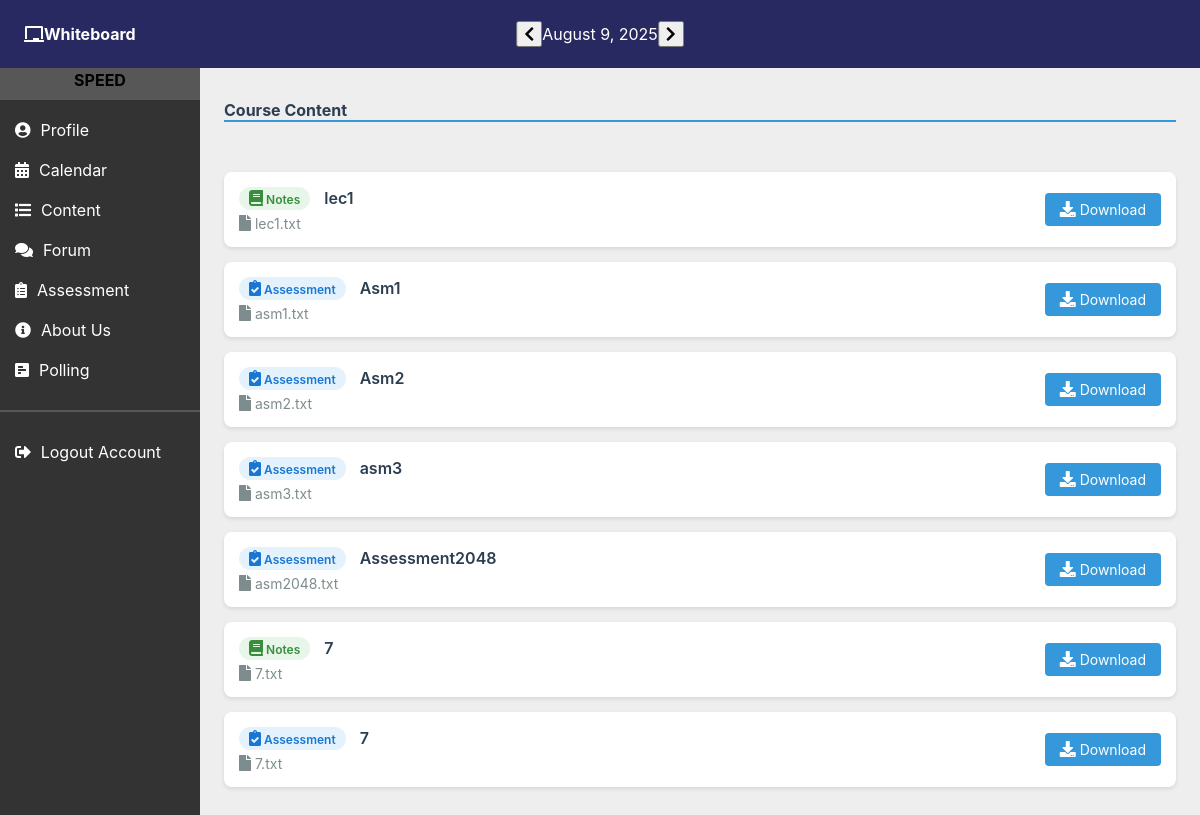
Page /content.php on the committed database.
### tables this page shows
CREATE TABLE `files` (
  `id` int(11) NOT NULL,
  `filename` varchar(255) NOT NULL,
  `filepath` varchar(255) NOT NULL,
  `title` varchar(255) NOT NULL,
  `file_type` varchar(50) NOT NULL,
  `deadline` datetime DEFAULT NULL,
  `created_at` timestamp NOT NULL DEFAULT current_timestamp()
);

### content.php (the view, shortened to what this page needs)
<?php
include 'functions.php';
?>
<!DOCTYPE html>
<html>
<head>
    <link rel="stylesheet" href="main.css">
    <link rel="stylesheet" href="https://cdnjs.cloudflare.com/ajax/libs/font-awesome/5.15.3/css/all.min.css">
</head>
<body>
<?php
include 'top-nav.php';
include 'left-nav.php';
echo template_header();
?>
<div class='main-content'>
    <h1>Course Content</h1>
    <div class="file-section">
        <?php
        $sql = "SELECT id, filename, filepath, title, file_type FROM files";
        $result = $conn->query($sql);
        if ($result && $result->num_rows > 0):
            while ($row = $result->fetch_assoc()):
                $type_class = $row["file_type"] === "assessment" ? "type-assessment" : "type-notes";
                $type_icon = $row["file_type"] === "assessment" ? "fa-clipboard-check" : "fa-book";
        ?>
        <div class="file-card">
            <div class="file-info">
                <div class="file-title">
                    <span class="file-type <?php echo $type_class; ?>">
                        <i class="fas <?php echo $type_icon; ?>"></i>
                        <?php echo ucfirst($row["file_type"]); ?>
                    </span>
                    <?php echo htmlspecialchars($row["title"]); ?>
                </div>
                <div class="file-name">
                    <i class="fas fa-file"></i> <?php echo htmlspecialchars($row["filename"]); ?>
                </div>
            </div>
            <div>
                <a href="<?php echo htmlspecialchars($row["filepath"]); ?>" download class="btn btn-download">
                    <i class="fas fa-download"></i> Download
                </a>
            </div>
        </div>
        <?php endwhile; ?>
        <?php endif; ?>
    </div>
</div>
</body>
</html>

### top-nav.php (shortened to what this page needs)
<div class="header">
  <a href="mainpage.php" class="logo">
    <i class="fas fa-chalkboard"></i>
    <span>Whiteboard</span>
  </a>
  <div class="calendar-container">
    <button class="calendar-nav" onclick="navigateCalendar(-1)"><i class="fas fa-chevron-left"></i></button>
    <span class="calendar-date" id="calendarDate"></span>
    <button class="calendar-nav" onclick="navigateCalendar(1)"><i class="fas fa-chevron-right"></i></button>
  </div>
</div>

### left-nav.php (shortened to what this page needs)
<div class="nav-bar">
  <ul>
    <li><div class="speed-label">SPEED</div></li>
    <li><a href="Profile.php"><i class="fas fa-user-circle"></i>Profile</a></li>
    <li><a href="Calendar.php"><i class="fas fa-calendar-alt"></i>Calendar</a></li>
    <li><a href="content.php"><i class="fas fa-solid fa-list"></i>Content</a></li>
    <li><a href="comment.php"><i class="fas fa-comments"></i>Forum</a></li>
    <li><a href="assessment.php"><i class="fas fa-clipboard-list"></i>Assessment</a></li>
    <li><a href="AboutUs.php"><i class="fas fa-info-circle"></i>About Us</a></li>
    <li><a href="polling.php"><i class="fas fa-poll-h"></i>Polling</a></li>
    <div class="separator"></div>
    <li><a href="logout.php"><i class="fas fa-sign-out-alt"></i>Logout Account</a></li>
  </ul>
</div>

### functions.php (shortened to what this page needs)
<?php
function template_header() {
echo <<<EOT
<!DOCTYPE html>
<html>
	<head>
		<link href="pollstyle.css" rel="stylesheet" type="text/css">
		<link href="main.css" rel="stylesheet" type="text/css">
		<link rel="stylesheet" href="https://use.fontawesome.com/releases/v5.7.1/css/all.css">
	</head>
	<body>
	</body>
EOT;
}
?>

### main.css (style rules this page uses)
* { box-sizing: border-box; }
body { font-family: 'Arial', sans-serif; margin: 0; padding: 0; }
.header { background-color: #292961; color: white; padding: 1em; display: flex; justify-content: space-between; align-items: center; }
.main-content { margin-left: 250px; padding: 1em; }
body, h1, h2, h3, p, ul, li, a, div { margin: 0; padding: 0; }
body { font-family: Arial, sans-serif; background-color: #eee; }
.header { background-color: #292961; color: white; padding: 1rem; position: fixed; width: 100%; top: 0; z-index: 1000; display: flex; justify-content: space-between; align-items: center; }
.header .logo { cursor: pointer; font-weight: bold; text-decoration: none; color: white; display: flex; align-items: center; }
.header { background-color: #292961; color: white; padding: 1.5rem; position: fixed; width: 100%; top: 0; z-index: 1000; display: flex; justify-content: space-between; align-items: center; }
.header .calendar-container { position: absolute; left: 50%; transform: translateX(-50%); display: flex; align-items: center; }
.nav-bar { background-color: #333; position: fixed; top: 0; left: 0; bottom: 0; width: 200px; overflow-y: auto; padding-top: 60px; }
.nav-bar ul { list-style-type: none; padding: 0; }
.nav-bar li a { color: white; text-decoration: none; padding: 10px 15px; display: flex; align-items: center; transition: background-color 0.3s; }
.nav-bar li a i { margin-right: 10px; }
.nav-bar .separator { border-bottom: 2px solid #575757; margin: 20px 0; }
.speed-label, .logout-label { text-align: center; margin-bottom: 10px; font-weight: bold; padding: 10px 15px; background-color: #575757; }
.main-content { margin-left: 200px; padding: 1.5rem; padding-top: 100px; display: flex; flex-direction: column; gap: 20px; }

### pollstyle.css (style rules this page uses)
* { box-sizing: border-box; font-family: -apple-system, BlinkMacSystemFont, "segoe ui", roboto, oxygen, ubuntu, cantarell, "fira sans", "droid sans", "helvetica neue", Arial, sans-serif; font-size: 16px; -webkit-font-smoothing: antialiased; -moz-osx-font-smoothing: grayscale; }
body { background-color: #FFFFFF; margin: 0; }

### content.php (style rules this page uses)
.main-content { margin-left: 215px; padding: 25px; font-family: 'Segoe UI', Tahoma, Geneva, Verdana, sans-serif; }
h1 { color: #2c3e50; border-bottom: 2px solid #3498db; padding-bottom: 10px; margin-bottom: 20px; }
.file-section { margin-top: 30px; }
.file-card { background: white; border-radius: 8px; padding: 15px; margin-bottom: 15px; box-shadow: 0 2px 4px rgba(0,0,0,0.1); display: flex; justify-content: space-between; align-items: center; }
.file-info { flex: 1; }
.file-title { font-weight: 600; color: #2c3e50; margin-bottom: 5px; }
.file-name { color: #7f8c8d; font-size: 14px; }
.file-type { display: inline-block; padding: 3px 10px; border-radius: 20px; font-size: 12px; margin-right: 10px; }
.type-assessment { background: #e3f2fd; color: #1976d2; }
.type-notes { background: #e8f5e9; color: #388e3c; }
.btn { padding: 8px 15px; border-radius: 4px; text-decoration: none; font-size: 14px; margin-left: 10px; display: inline-block; }
.btn-download { background: #3498db; color: white; }

### rows in the picture
files: file_type "Notes", title "lec1", filename "lec1.txt"
files: file_type "Assessment", title "Asm1", filename "asm1.txt"
files: file_type "Assessment", title "Asm2", filename "asm2.txt"
files: file_type "Assessment", title "asm3", filename "asm3.txt"
files: file_type "Assessment", title "Assessment2048", filename "asm2048.txt"
files: file_type "Notes", title "7", filename "7.txt"
files: file_type "Assessment", title "7", filename "7.txt"
